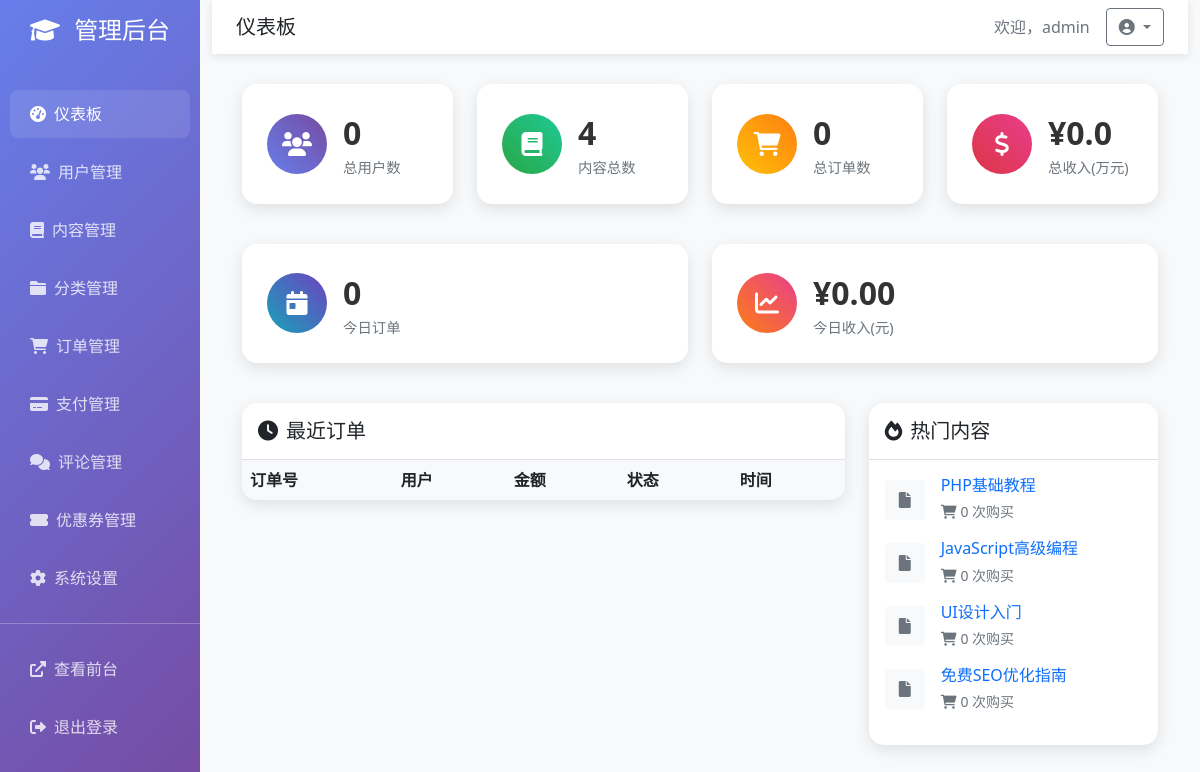
The page /admin/index.php (signed in) on the database its author committed.
### tables this page shows
CREATE TABLE knowledge_items (
    id INT PRIMARY KEY AUTO_INCREMENT,
    title VARCHAR(200) NOT NULL,
    description TEXT,
    content LONGTEXT,
    cover_image VARCHAR(255),
    category_id INT,
    author_id INT,
    price DECIMAL(10,2) NOT NULL DEFAULT 0.00,
    original_price DECIMAL(10,2) DEFAULT 0.00,
    type ENUM('article', 'video', 'audio', 'course', 'document') DEFAULT 'article',
    file_path VARCHAR(500),
    file_size BIGINT DEFAULT 0,
    duration INT DEFAULT 0,  
    view_count INT DEFAULT 0,
    purchase_count INT DEFAULT 0,
    rating DECIMAL(3,2) DEFAULT 0.00,
    status ENUM('draft', 'published', 'hidden') DEFAULT 'draft',
    is_free BOOLEAN DEFAULT FALSE,
    is_featured BOOLEAN DEFAULT FALSE,
    tags JSON,
    created_at TIMESTAMP DEFAULT CURRENT_TIMESTAMP,
    updated_at TIMESTAMP DEFAULT CURRENT_TIMESTAMP ON UPDATE CURRENT_TIMESTAMP,
    FOREIGN KEY (category_id) REFERENCES categories(id) ON DELETE SET NULL,
    FOREIGN KEY (author_id) REFERENCES users(id) ON DELETE SET NULL,
    INDEX idx_category (category_id),
    INDEX idx_author (author_id),
    INDEX idx_status (status),
    INDEX idx_price (price),
    INDEX idx_created (created_at)
);

### includes/functions.php (called while the page is built, shortened)
<?php
require_once 'config/database.php';
function getTotalUsers() {
    global $db;
    $sql = "SELECT COUNT(*) as total FROM users WHERE status = 'active'";
    $stmt = $db->prepare($sql);
    $stmt->execute();
    $result = $stmt->fetch();
    return $result['total'];
}
function getTotalContents() {
    global $db;
    $sql = "SELECT COUNT(*) as total FROM knowledge_items WHERE status = 'published'";
    $stmt = $db->prepare($sql);
    $stmt->execute();
    $result = $stmt->fetch();
    return $result['total'];
}
function getTotalOrders() {
    global $db;
    $sql = "SELECT COUNT(*) as total FROM orders WHERE order_status = 'completed'";
    $stmt = $db->prepare($sql);
    $stmt->execute();
    $result = $stmt->fetch();
    return $result['total'];
}
function getTotalRevenue() {
    global $db;
    $sql = "SELECT SUM(final_amount) as total FROM orders WHERE order_status = 'completed'";
    $stmt = $db->prepare($sql);
    $stmt->execute();
    $result = $stmt->fetch();
    return $result['total'] ? number_format($result['total'] / 10000, 1) : '0.0';
}
function getTodayOrders() {
    global $db;
    $sql = "SELECT COUNT(*) as total FROM orders WHERE DATE(created_at) = CURDATE()";
    $stmt = $db->prepare($sql);
    $stmt->execute();
    $result = $stmt->fetch();
    return $result['total'];
}
function getTodayRevenue() {
    global $db;
    $sql = "SELECT SUM(final_amount) as total FROM orders WHERE DATE(created_at) = CURDATE() AND payment_status = 'paid'";
    $stmt = $db->prepare($sql);
    $stmt->execute();
    $result = $stmt->fetch();
    return $result['total'] ? number_format($result['total'], 2) : '0.00';
}
function getPendingOrders() {
    global $db;
    $sql = "SELECT COUNT(*) as total FROM orders WHERE payment_status = 'pending'";
    $stmt = $db->prepare($sql);
    $stmt->execute();
    $result = $stmt->fetch();
    return $result['total'];
}
function getPendingComments() {
    global $db;
    $sql = "SELECT COUNT(*) as total FROM comments WHERE status = 'pending'";
    $stmt = $db->prepare($sql);
    $stmt->execute();
    $result = $stmt->fetch();
    return $result['total'];
}
?>

### admin/index.php (the view, shortened to what this page needs)
<?php
require_once '../includes/functions.php';
$stats = [
    'total_users' => getTotalUsers(),
    'total_contents' => getTotalContents(),
    'total_orders' => getTotalOrders(),
    'total_revenue' => getTotalRevenue(),
    'today_orders' => getTodayOrders(),
    'today_revenue' => getTodayRevenue(),
    'pending_orders' => getPendingOrders(),
    'pending_comments' => getPendingComments()
];
$sql = "SELECT ki.*, c.name as category_name FROM knowledge_items ki
        LEFT JOIN categories c ON ki.category_id = c.id
        WHERE ki.status = 'published'
        ORDER BY ki.purchase_count DESC LIMIT 10";
$stmt = $db->prepare($sql);
$stmt->execute();
$popular_contents = $stmt->fetchAll();
?>
<!DOCTYPE html>
<html lang="zh-CN">
<head>
    <link href="https://cdn.jsdelivr.net/npm/bootstrap@5.1.3/dist/css/bootstrap.min.css" rel="stylesheet">
    <link href="https://cdnjs.cloudflare.com/ajax/libs/font-awesome/6.0.0/css/all.min.css" rel="stylesheet">
    <link href="https://cdn.jsdelivr.net/npm/chart.js@3.9.1/dist/chart.min.js" rel="stylesheet">
</head>
<body>
    <div class="container-fluid">
        <div class="row">
            <div class="col-md-2 p-0">
                <div class="sidebar">
                    <div class="p-3">
                        <h4 class="text-center mb-4">
                            <i class="fas fa-graduation-cap me-2"></i>
                            管理后台
                        </h4>
                    </div>
                    <nav class="nav flex-column">
                        <a class="nav-link active" href="index.php">
                            <i class="fas fa-tachometer-alt me-2"></i>仪表板
                        </a>
                        <a class="nav-link" href="users.php">
                            <i class="fas fa-users me-2"></i>用户管理
                        </a>
                        <a class="nav-link" href="contents.php">
                            <i class="fas fa-book me-2"></i>内容管理
                        </a>
                        <a class="nav-link" href="categories.php">
                            <i class="fas fa-folder me-2"></i>分类管理
                        </a>
                        <a class="nav-link" href="orders.php">
                            <i class="fas fa-shopping-cart me-2"></i>订单管理
                        </a>
                        <a class="nav-link" href="payments.php">
                            <i class="fas fa-credit-card me-2"></i>支付管理
                        </a>
                        <a class="nav-link" href="comments.php">
                            <i class="fas fa-comments me-2"></i>评论管理
                        </a>
                        <a class="nav-link" href="coupons.php">
                            <i class="fas fa-ticket-alt me-2"></i>优惠券管理
                        </a>
                        <a class="nav-link" href="settings.php">
                            <i class="fas fa-cog me-2"></i>系统设置
                        </a>
                        <hr class="my-3">
                        <a class="nav-link" href="../index.php" target="_blank">
                            <i class="fas fa-external-link-alt me-2"></i>查看前台
                        </a>
                        <a class="nav-link" href="logout.php">
                            <i class="fas fa-sign-out-alt me-2"></i>退出登录
                        </a>
                    </nav>
                </div>
            </div>
            <div class="col-md-10">
                <nav class="navbar navbar-admin">
                    <div class="container-fluid">
                        <h5 class="mb-0">仪表板</h5>
                        <div class="d-flex align-items-center">
                            <span class="text-muted me-3">欢迎，<?php echo $_SESSION['admin_username']; ?></span>
                            <div class="dropdown">
                                <button class="btn btn-outline-secondary dropdown-toggle" type="button" data-bs-toggle="dropdown">
                                    <i class="fas fa-user-circle"></i>
                                </button>
                            </div>
                        </div>
                    </div>
                </nav>
                <div class="main-content">
                    <div class="row mb-4">
                        <div class="col-lg-3 col-md-6 mb-3">
                            <div class="stat-card">
                                <div class="d-flex align-items-center">
                                    <div class="stat-icon" style="background: linear-gradient(45deg, #667eea, #764ba2);">
                                        <i class="fas fa-users"></i>
                                    </div>
                                    <div class="ms-3">
                                        <div class="stat-number"><?php echo number_format($stats['total_users']); ?></div>
                                        <div class="stat-label">总用户数</div>
                                    </div>
                                </div>
                            </div>
                        </div>
                        <div class="col-lg-3 col-md-6 mb-3">
                            <div class="stat-card">
                                <div class="d-flex align-items-center">
                                    <div class="stat-icon" style="background: linear-gradient(45deg, #28a745, #20c997);">
                                        <i class="fas fa-book"></i>
                                    </div>
                                    <div class="ms-3">
                                        <div class="stat-number"><?php echo number_format($stats['total_contents']); ?></div>
                                        <div class="stat-label">内容总数</div>
                                    </div>
                                </div>
                            </div>
                        </div>
                        <div class="col-lg-3 col-md-6 mb-3">
                            <div class="stat-card">
                                <div class="d-flex align-items-center">
                                    <div class="stat-icon" style="background: linear-gradient(45deg, #ffc107, #fd7e14);">
                                        <i class="fas fa-shopping-cart"></i>
                                    </div>
                                    <div class="ms-3">
                                        <div class="stat-number"><?php echo number_format($stats['total_orders']); ?></div>
                                        <div class="stat-label">总订单数</div>
                                    </div>
                                </div>
                            </div>
                        </div>
                        <div class="col-lg-3 col-md-6 mb-3">
                            <div class="stat-card">
                                <div class="d-flex align-items-center">
                                    <div class="stat-icon" style="background: linear-gradient(45deg, #dc3545, #e83e8c);">
                                        <i class="fas fa-dollar-sign"></i>
                                    </div>
                                    <div class="ms-3">
                                        <div class="stat-number">¥<?php echo $stats['total_revenue']; ?></div>
                                        <div class="stat-label">总收入(万元)</div>
                                    </div>
                                </div>
                            </div>
                        </div>
                    </div>
                    <div class="row mb-4">
                        <div class="col-lg-6 mb-3">
                            <div class="stat-card">
                                <div class="d-flex align-items-center">
                                    <div class="stat-icon" style="background: linear-gradient(45deg, #17a2b8, #6f42c1);">
                                        <i class="fas fa-calendar-day"></i>
                                    </div>
                                    <div class="ms-3">
                                        <div class="stat-number"><?php echo number_format($stats['today_orders']); ?></div>
                                        <div class="stat-label">今日订单</div>
                                    </div>
                                </div>
                            </div>
                        </div>
                        <div class="col-lg-6 mb-3">
                            <div class="stat-card">
                                <div class="d-flex align-items-center">
                                    <div class="stat-icon" style="background: linear-gradient(45deg, #fd7e14, #e83e8c);">
                                        <i class="fas fa-chart-line"></i>
                                    </div>
                                    <div class="ms-3">
                                        <div class="stat-number">¥<?php echo $stats['today_revenue']; ?></div>
                                        <div class="stat-label">今日收入(元)</div>
                                    </div>
                                </div>
                            </div>
                        </div>
                    </div>
                    <div class="row">
                        <div class="col-lg-8 mb-4">
                            <div class="table-container">
                                <div class="p-3 border-bottom">
                                    <h5 class="mb-0"><i class="fas fa-clock me-2"></i>最近订单</h5>
                                </div>
                                <div class="table-responsive">
                                    <table class="table table-hover mb-0">
                                        <thead>
                                            <tr>
                                                <th>订单号</th>
                                                <th>用户</th>
                                                <th>金额</th>
                                                <th>状态</th>
                                                <th>时间</th>
                                            </tr>
                                        </thead>
                                    </table>
                                </div>
                            </div>
                        </div>
                        <div class="col-lg-4 mb-4">
                            <div class="table-container">
                                <div class="p-3 border-bottom">
                                    <h5 class="mb-0"><i class="fas fa-fire me-2"></i>热门内容</h5>
                                </div>
                                <div class="p-3">
                                    <?php foreach ($popular_contents as $content): ?>
                                        <div class="d-flex align-items-center mb-3">
                                            <div class="flex-shrink-0">
                                                <div class="bg-light rounded d-flex align-items-center justify-content-center"
                                                     style="width: 40px; height: 40px;">
                                                    <i class="fas fa-<?php echo $content['type'] == 'video' ? 'play' : 'file'; ?> text-muted"></i>
                                                </div>
                                            </div>
                                            <div class="flex-grow-1 ms-3">
                                                <h6 class="mb-1">
                                                    <a href="../content.php?id=<?php echo $content['id']; ?>"
                                                       class="text-decoration-none" target="_blank">
                                                        <?php echo htmlspecialchars($content['title']); ?>
                                                    </a>
                                                </h6>
                                                <small class="text-muted">
                                                    <i class="fas fa-shopping-cart me-1"></i><?php echo $content['purchase_count']; ?> 次购买
                                                </small>
                                            </div>
                                        </div>
                                    <?php endforeach; ?>
                                </div>
                            </div>
                        </div>
                    </div>
                </div>
            </div>
        </div>
    </div>
</body>
</html>

### rows shown on the page
knowledge_items: id "4", title "免费SEO优化指南", purchase_count "0"
knowledge_items: title "PHP基础教程", purchase_count "0"
knowledge_items: title "JavaScript高级编程", purchase_count "0"
knowledge_items: title "UI设计入门", purchase_count "0"

### other values the page prints
$_SESSION['admin_username'] "admin"
$stats['total_users'] "0"
$stats['total_orders'] "0"
$stats['total_revenue'] "0.0"
$stats['today_orders'] "0"
$stats['today_revenue'] "0.00"
